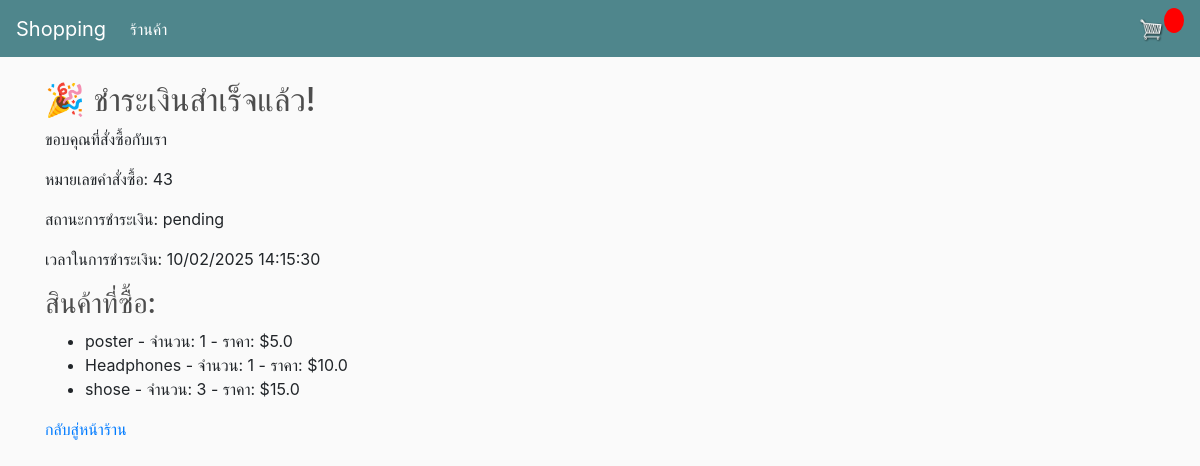
The app's page /payment_success/43/ with its own data.
### store/models.py (models this page shows, shortened)
class Order(models.Model):
    customer = models.ForeignKey(Customer, on_delete=models.SET_NULL, null=True, blank=True)
    date_ordered = models.DateTimeField(auto_now_add=True)
    complete = models.BooleanField(default=False)
    transaction_id = models.CharField(max_length=100, null=True)
    charge_id = models.CharField(max_length=100, null=True, blank=True)  # เพิ่มฟิลด์ charge_id
    payment_status = models.CharField(max_length=50, choices=[('pending', 'Pending'), ('successful', 'Successful')], default='pending')

class OrderItem(models.Model):
    product = models.ForeignKey(Product, on_delete=models.SET_NULL, null=True)
    order = models.ForeignKey(Order, on_delete=models.SET_NULL, null=True)
    quantity = models.IntegerField(default=0, null=True, blank=True)
    date_added = models.DateTimeField(auto_now_add=True)
    motor_rounds = models.IntegerField(default=1)  # เพิ่มฟิลด์จำนวนรอบที่มอเตอร์ต้องหมุน

class Product(models.Model):
    name = models.CharField(max_length=200)
    price = models.FloatField(null=False)  # ราคาของสินค้า
    image = models.ImageField(null=True, blank=True)  # รูปภาพของสินค้า
    digital = models.BooleanField(default=False, null=True, blank=True)  # สินค้าแบบดิจิทัลหรือไม่
    motor = models.ForeignKey(Motor, on_delete=models.SET_NULL, null=True, blank=True)  # การเชื่อมโยงกับมอเตอร์
    motor_rounds = models.IntegerField(default=1)  # จำนวนรอบที่มอเตอร์ต้องหมุน
    stock = models.IntegerField(default=0)

### store/views.py (the view)
# urls.py: path('payment_success/<int:order_id>/', views.payment_success, name='payment_success'),
def payment_success(request, order_id):
    logger.info(f"🔁 payment_success view ถูกเรียกด้วย order_id: {order_id}")
    order = get_object_or_404(Order, id=order_id)
    items = order.orderitem_set.all()  # ดึงสินค้าที่อยู่ในคำสั่งซื้อ
    payment_time = order.date_ordered.strftime('%d/%m/%Y %H:%M:%S')  # แสดงเวลาในการชำระเงิน
    if order.payment_status == 'successful':
        try:
            for item in items:
                product = item.product
                if product:  # ป้องกันกรณีสินค้าถูกลบไป
                    if hasattr(product, 'stock'):
                        product.stock = max(product.stock - item.quantity, 0)  # ห้ามติดลบ
                        product.save()
            add_motor_request(order_id)
            logger.info(f"✅ Motor controlled for order #{order_id}")
        except Exception as e:
            logger.error(f"❌ Error controlling motor or updating stock for order #{order_id}: {e}")
        if 'cart' in request.session:
            del request.session['cart']  # ลบคุกกี้หรือตัวแปรตะกร้าสินค้าออกจากเซสชั่น
            logger.info(f"Cart cleared for order #{order_id}")
        if request.user.is_authenticated:
            order.complete = True
            order.save()
            order_items = OrderItem.objects.filter(order=order)
            order_items.delete()
            logger.info(f"✅ Order #{order_id} marked as complete and cleared from user's cart")
    else:
        logger.warning(f"❌ Payment failed for Order #{order_id}, motor will not be controlled.")
    return render(request, 'store/payment_success.html', {
        'order': order,
        'items': items,  # ส่งข้อมูลสินค้าที่ซื้อไปยังเทมเพลต
        'payment_time': payment_time,  # ส่งเวลาในการชำระเงินไปยังเทมเพลต
    })

### store/templates/store/payment_success.html
{% extends 'store/main.html' %}
{% block content %}
    <h2>🎉 ชำระเงินสำเร็จแล้ว!</h2>
    <p>ขอบคุณที่สั่งซื้อกับเรา</p>
    <p>หมายเลขคำสั่งซื้อ: {{ order.id }}</p>
    <p>สถานะการชำระเงิน: {{ order.payment_status }}</p>
    <p>เวลาในการชำระเงิน: {{ payment_time }}</p>
    <h3>สินค้าที่ซื้อ:</h3>
    <ul>
        {% for item in items %}
            <li>{{ item.product.name }} - จำนวน: {{ item.quantity }} - ราคา: ${{ item.product.price }}</li>
        {% endfor %}
    </ul>
    <a href="/">กลับสู่หน้าร้าน</a>
{% endblock %}

### static/css/main.css (style rules this page uses)
body { background-color: hsl(0, 0%, 98%); }
h1,h2,h3,h4,h5,h6 { color: hsl(0, 0%, 30%); }

### records on screen
Order: id "43", payment_status "pending"
OrderItem: product.name "poster", quantity "1", product.price "5.0"
OrderItem: product.name "Headphones", quantity "1", product.price "10.0"
OrderItem: product.name "shose", quantity "3", product.price "15.0"

### other values on screen
{{ payment_time }} "10/02/2025 14:15:30"
